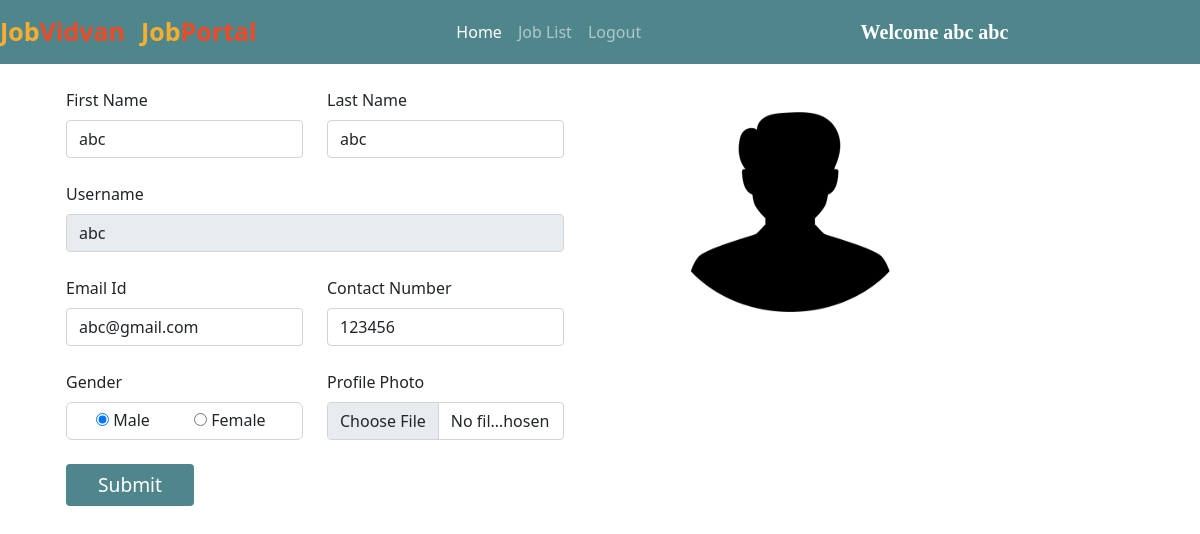
Page /user_homepage/ (signed in) on the committed database.
### jobs/models.py (models this page shows, shortened)
class Applicant(models.Model):
    user = models.ForeignKey(User, on_delete=models.CASCADE)
    phone = models.CharField(max_length=10)
    image = models.ImageField(upload_to="")
    gender = models.CharField(max_length=10)
    type = models.CharField(max_length=15)

### jobs/views.py (the view, shortened to what this page needs)
# urls.py: path("user_homepage/", views.user_homepage, name="user_homepage"),
def user_homepage(request):
    if not request.user.is_authenticated:
        return redirect('/user_login/')
    applicant = Applicant.objects.get(user=request.user)
    return render(request, "user_homepage.html", {'applicant':applicant})

### jobs/templates/user_homepage.html (shortened to what this page needs)
{% extends 'user_navbar.html' %}
{% block home %} active {% endblock %}
{% block body %}
<div class="container">
    <div class="row">
        <div class="col-sm-6">
            <form class="container mt-4" method="POST" enctype="multipart/form-data">
                <div class="row">
                    <div class="form-group col-md-6">
                        <label>First Name</label>
                        <input type="text" class="form-control mt-2" name="first_name" id="first_name"
                            value="{{applicant.user.first_name}}" required>
                    </div>
                    <div class="form-group col-md-6">
                        <label>Last Name</label>
                        <input type="text" class="form-control mt-2" name="last_name" id="last_name"
                        value="{{applicant.user.last_name}}" required>
                    </div>
                </div>
                <div class="row mt-4">
                    <div class="form-group col-md-12">
                        <label>Username</label>
                        <input type="text" class="form-control mt-2" name="username" id="username"
                            value="{{applicant.user.username}}" readonly>
                    </div>
                </div>
                <div class="row mt-4">
                    <div class="form-group col-md-6">
                        <label>Email Id</label>
                        <input type="email" class="form-control mt-2" name="email" id="email" value="{{applicant.user.email}}" required>
                    </div>
                    <div class="form-group col-md-6">
                        <label>Contact Number</label>
                        <input type="tel" class="form-control mt-2" name="phone" id="phone" value="{{applicant.phone}}" required>
                    </div>
                </div>
                <div class="row mt-4">
                    <div class="form-group col-md-6">
                        <label>Gender</label>
                        {% if applicant.gender == "Male" %}
                        <div class="mt-2" style="border: 1px solid lightgrey; padding: 5px; border-radius: 6px;">
                            <div class="form-check form-check-inline">
                                <input type="radio" class="custom-control-input" name="gender" value="Male" checked>
                                <label for="male" class="custom-control-label">Male</label>
                            </div>
                            <div class="form-check form-check-inline">
                                <input type="radio" class="custom-control-input" name="gender"
                                    value="Female">
                                <label for="female" class="custom-control-label">Female</label>
                            </div>
                        </div>
                        {% endif %}
                    </div>
                    <div class="form-group col-md-6">
                        <label>Profile Photo</label>
                        <input type="file" class="form-control mt-2" name="image" id="image">
                    </div>
                </div>
                <input type="submit" value="Submit" class="btn mt-4" accept="image/*" style="background-color: #4f868c; color: white; font-size: larger; width: 8rem;">
            </form>
        </div>
        <div class="col-sm-4 mt-5 text-center">
            <img src="{{applicant.image.url}}" alt="" width="200px" height="200px">
        </div>
    </div>
</div>
{% endblock %}

### jobs/templates/user_navbar.html (shortened to what this page needs)
<!doctype html>
<html lang="en">
<head>
  <link href="https://cdn.jsdelivr.net/npm/bootstrap@5.0.2/dist/css/bootstrap.min.css" rel="stylesheet"
>
  <link rel="stylesheet" href="https://cdnjs.cloudflare.com/ajax/libs/font-awesome/5.15.3/css/all.min.css">
</head>
<body>
  <nav class="navbar navbar-expand-lg navbar-dark sticky-top">
      <a class="navbar-brand" href="/"><span class="head1">Job</span><span class="head2">Vidvan</span></a>
      <a class="navbar-brand" href="#"><span class="head1">Job</span><span class="head2">Portal</span></a>
      <div class="container w-50">
        <div class="collapse navbar-collapse" id="navbarSupportedContent">
          <ul class="navbar-nav me-auto mb-2 mb-lg-0">
            <li class="nav-item">
              <a class="nav-link {% block home %}{% endblock %}" aria-current="page" href="/user_homepage/">Home</a>
            </li>
            <li class="nav-item">
              <a class="nav-link {% block job_list %}{% endblock %}" href="/all_jobs/">Job List</a>
            </li>
            <li class="nav-item">
              <a class="nav-link" href="/logout/">Logout</a>
            </li>
          </ul>
          <a class="navbar-brand" style="font-weight: bold; font-family: 'Times New Roman', Times, serif;"
            href="#">Welcome {{request.user.get_full_name}}</a>
        </div>
      </div>
  </nav>
  {% block body %}
  {% endblock %}
</body>
</html>
</html>

### jobs/templates/user_navbar.html (style rules this page uses)
.navbar { background-color: #4f868c; }
.head1 { color: #FBAD30; font-size: 25px; font-weight: bold; height: 50px; }
.head2 { color: #EF4926; font-size: 25px; font-weight: bold; }

### rows in the picture
Applicant: first_name "abc", last_name "abc", username "abc", email "abc@gmail.com", phone "123456", image (picture)

### other values in the picture
{{ request.user.get_full_name }} "abc abc"
